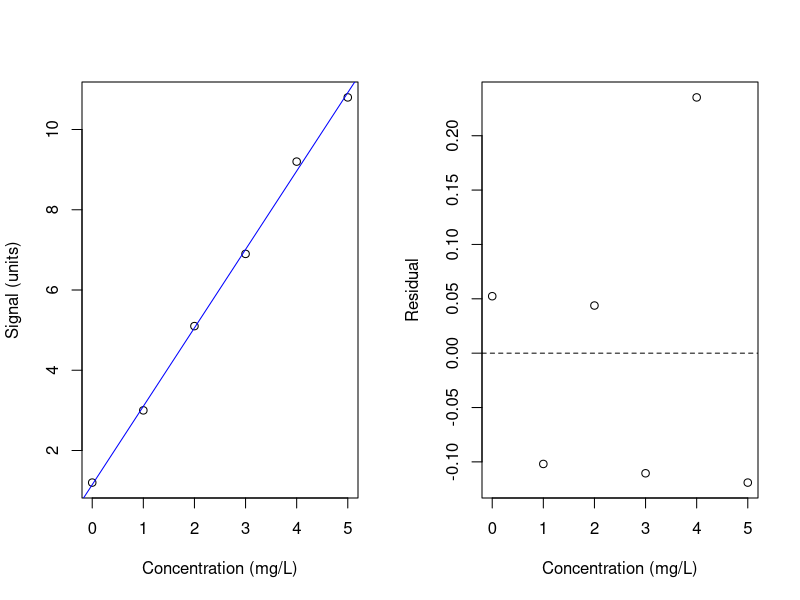

This figure's R source:
# Laboratory A: linear calibration and residuals
concentration <- 0:5
signal <- c(1.2, 3.0, 5.1, 6.9, 9.2, 10.8)
fit <- lm(signal ~ concentration)
prediction <- predict(fit)
residual <- signal - prediction
rmse <- sqrt(mean(residual^2))
print(coef(fit)); print(rmse)
par(mfrow=c(1,2))
plot(concentration, signal, xlab="Concentration (mg/L)", ylab="Signal (units)")
abline(fit, col="blue")
plot(concentration, residual, xlab="Concentration (mg/L)", ylab="Residual")
abline(h=0, lty=2)
par(mfrow=c(1,1))
